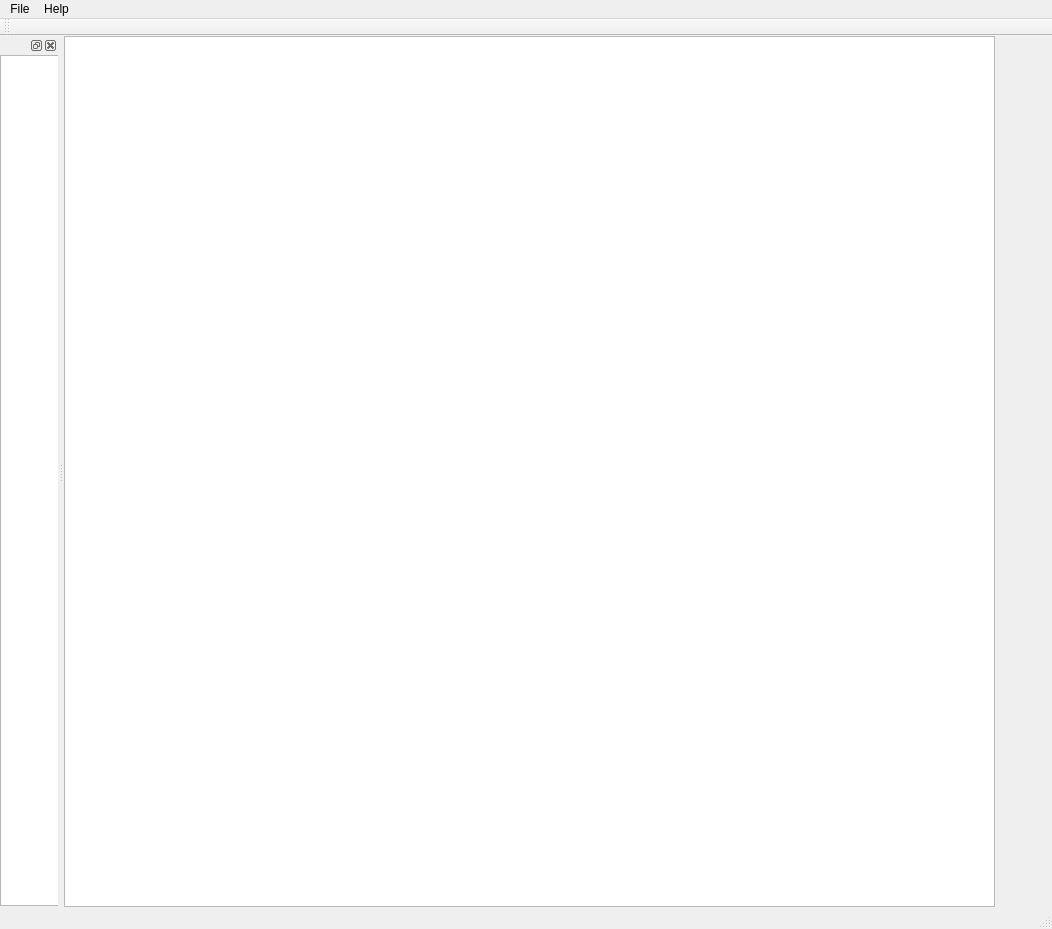
<?xml version="1.0" encoding="UTF-8"?>
<ui version="4.0">
 <class>MainWindowClass</class>
 <widget class="QMainWindow" name="MainWindowClass">
  <property name="geometry">
   <rect>
    <x>0</x>
    <y>0</y>
    <width>1052</width>
    <height>929</height>
   </rect>
  </property>
  <property name="windowTitle">
   <string>MainWindow</string>
  </property>
  <widget class="QWidget" name="centralWidget">
   <widget class="AWorkspaceWidget" name="graphicsView">
    <property name="geometry">
     <rect>
      <x>0</x>
      <y>0</y>
      <width>931</width>
      <height>871</height>
     </rect>
    </property>
   </widget>
  </widget>
  <widget class="QMenuBar" name="menuBar">
   <property name="geometry">
    <rect>
     <x>0</x>
     <y>0</y>
     <width>1052</width>
     <height>21</height>
    </rect>
   </property>
   <widget class="QMenu" name="menuFile">
    <property name="title">
     <string>File</string>
    </property>
    <addaction name="ANewFile"/>
    <addaction name="ASave"/>
    <addaction name="ASaveAs"/>
    <addaction name="ALoad"/>
    <addaction name="separator"/>
    <addaction name="AExit"/>
   </widget>
   <widget class="QMenu" name="menuHelp">
    <property name="title">
     <string>Help</string>
    </property>
    <addaction name="actionAbout"/>
   </widget>
   <addaction name="menuFile"/>
   <addaction name="menuHelp"/>
  </widget>
  <widget class="QToolBar" name="mainToolBar">
   <attribute name="toolBarArea">
    <enum>TopToolBarArea</enum>
   </attribute>
   <attribute name="toolBarBreak">
    <bool>false</bool>
   </attribute>
  </widget>
  <widget class="QStatusBar" name="statusBar"/>
  <widget class="QDockWidget" name="dockWidget">
   <attribute name="dockWidgetArea">
    <number>1</number>
   </attribute>
   <widget class="QWidget" name="dockWidgetContents">
    <widget class="ADrawWidget" name="listWidget">
     <property name="geometry">
      <rect>
       <x>0</x>
       <y>0</y>
       <width>111</width>
       <height>851</height>
      </rect>
     </property>
    </widget>
   </widget>
  </widget>
  <action name="actionAbout">
   <property name="text">
    <string>About</string>
   </property>
  </action>
  <action name="ASave">
   <property name="text">
    <string>Save()</string>
   </property>
  </action>
  <action name="ASaveAs">
   <property name="text">
    <string>SaveAs()</string>
   </property>
  </action>
  <action name="ALoad">
   <property name="text">
    <string>Load()</string>
   </property>
  </action>
  <action name="AExit">
   <property name="text">
    <string>Exit</string>
   </property>
  </action>
  <action name="ANewFile">
   <property name="text">
    <string>New File</string>
   </property>
  </action>
 </widget>
 <layoutdefault spacing="6" margin="11"/>
 <customwidgets>
  <customwidget>
   <class>AWorkspaceWidget</class>
   <extends>QGraphicsView</extends>
   <header>AWorkspaceWidget.h</header>
  </customwidget>
  <customwidget>
   <class>ADrawWidget</class>
   <extends>QListWidget</extends>
   <header>ADrawWidget.h</header>
  </customwidget>
 </customwidgets>
 <resources>
  <include location="mainwindow.qrc"/>
 </resources>
 <connections/>
</ui>
